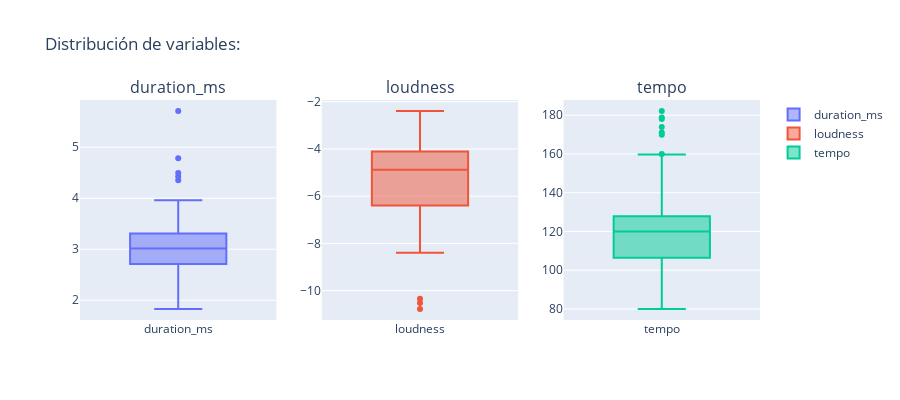

Notebook source saved alongside this figure:
### Code cell
cols = ['duration_ms', 'loudness', 'tempo']

fig = make_subplots(rows=1, cols=3, subplot_titles=cols)

for i, col in enumerate(cols):
    fig.add_trace(go.Box(y=happy_df[col], name=col), row=1, col=i+1)

fig.update_layout(
    title="Distribución de variables:",
    height=400,
    width=900
)

fig.show()
